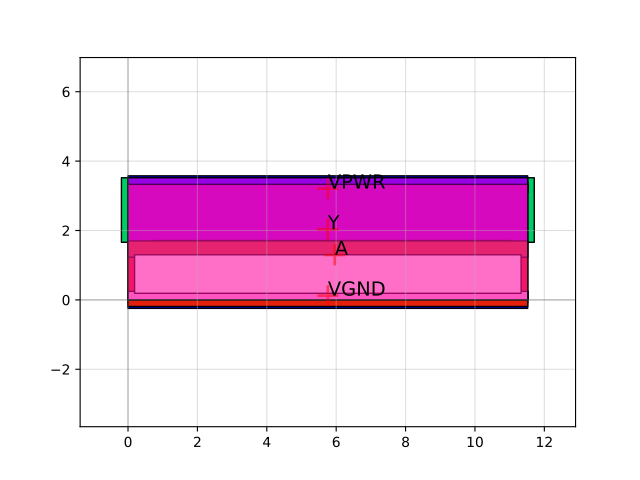

Source code (Python):
import sky130

c = sky130.components.sky130_fd_sc_hs__clkinv_16()
c.plot()
